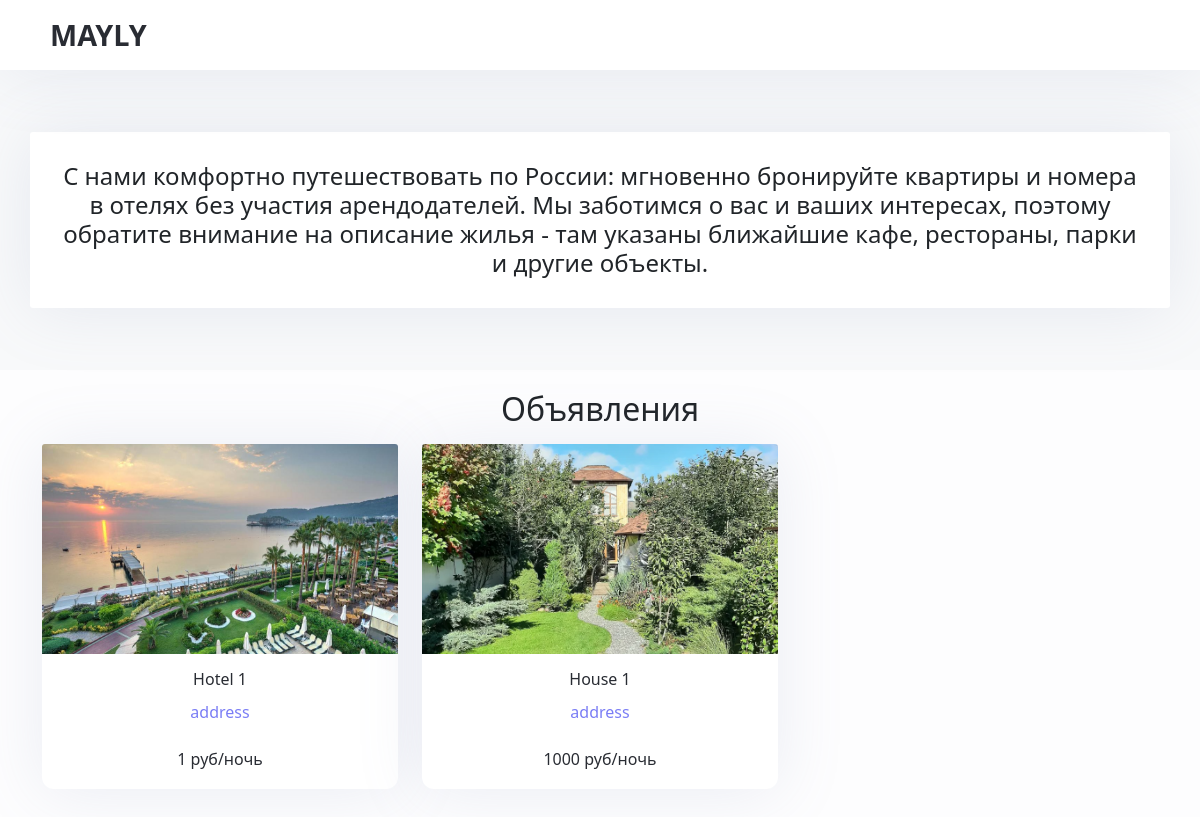
Before: / with the older database file.
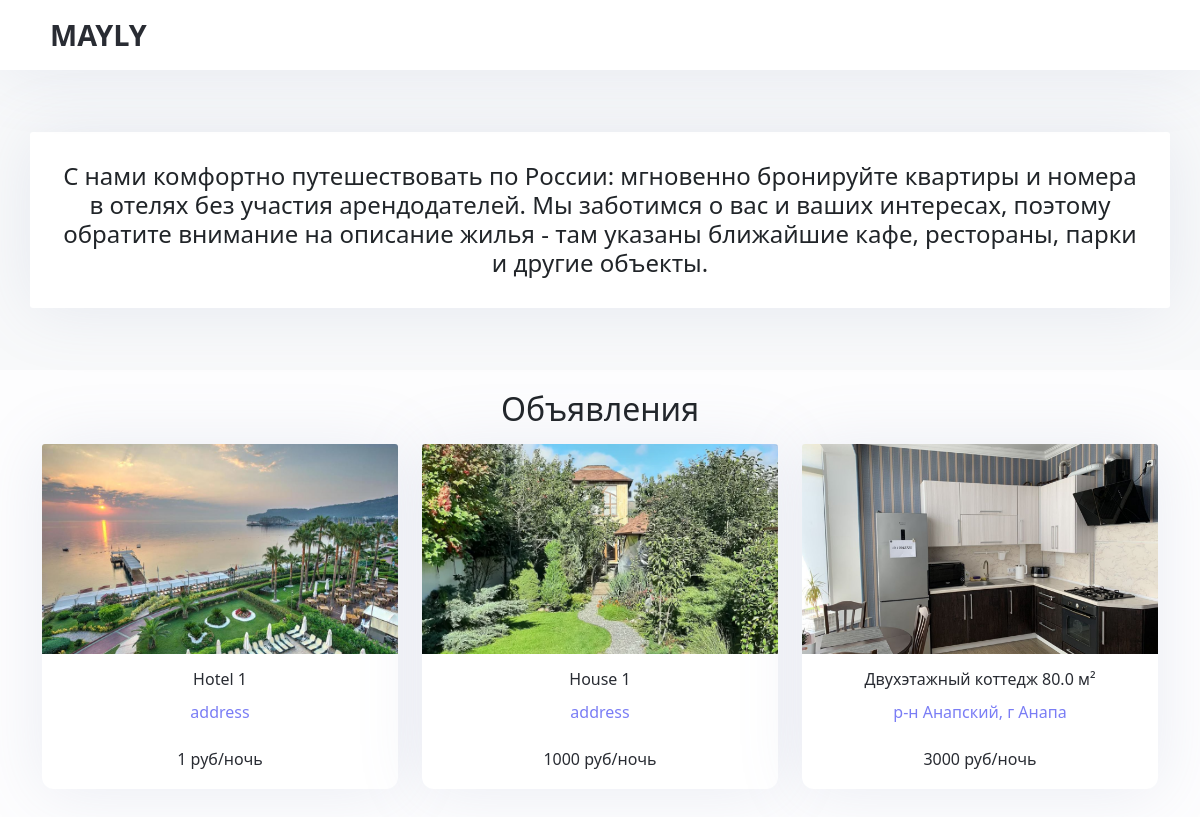
After: the same page with the newer database file.
### main_app/models.py (models this page shows, shortened)
class Apartment(models.Model):
    TYPE_CHOICES = (
        ('Flat', 'Квартира/Дом'),
        ('Hotel', 'Отель'),
        ('Room_in_hotel', 'Номер'),
        ('Room', 'Комната'),
    )
    type = models.CharField("Тип", choices=TYPE_CHOICES, default='', max_length=50)
    name = models.CharField("Название", default='', null=True, blank=True, max_length=250)
    description = models.TextField("Описание", default='', blank=True)
    is_full = models.BooleanField("Заполненно?", default=False)
    hotel_id = models.CharField("hotel_id", default='', blank=True, max_length=50)
    address = models.TextField("Адрес", default='', blank=True)
    cost = models.IntegerField('Цена', default=1)
    owner_email = models.EmailField('Email хозяина', default='', blank=True)
    are_we_intermediary = models.BooleanField("Мы посредник?", default=False)
    owner_contacts = models.TextField('Контакты хозяина', default='', blank=True)

class Gallery(models.Model):
    image = models.ImageField(upload_to='gallery')
    apartment = models.ForeignKey(Apartment, on_delete=models.CASCADE, related_name='images')

### main_app/views.py (the view)
# urls.py: path('', views.index, name='index'),
def index(request):
    res_data = {'apartments': Apartment.objects.filter(is_full=False).exclude(type='Room_in_hotel')}
    return render(request, 'main_app/index.html', res_data)

### templates/main_app/index.html (shortened to what this page needs)
{% extends 'base.html' %}
{% load static %}
{% block links %}
    <link rel="stylesheet" href="{% static 'css/slimselect.min.css' %}">
    <link rel="stylesheet" href="{% static 'css/main_app/index.css' %}">
{% endblock links %}
{% block content %}
    <div class="about-us-box">
        <div class="box">
            <h4 class="text-center">С нами комфортно путешествовать по России: мгновенно бронируйте квартиры и номера в отелях без участия арендодателей. Мы заботимся о вас и ваших интересах, поэтому обратите внимание на описание жилья - там указаны ближайшие кафе, рестораны, парки и другие объекты.</h4>
        </div>
    </div>
    <div class="container">
        <h2 class="text-center mb-3">Объявления</h2>
        <div class="row">
            {% for apartment in apartments %}
                <a href="/advertisement/{{ apartment.id }}" class="col-12 col-md-6 col-lg-4 col-xxl-3 mb-5" style="cursor: pointer;">
                    <div class="card advertisement-card" style="width: 18rem;">
                        {% with apartment.images.all|first as img %}
                            <div class="img-box">
                                <img src="{{ img.image.url }}" class="card-img-top" alt="...">
                            </div>
                        {% endwith %}
                        <div class="card-body">
                            <h6 class="card-title name">{{ apartment.name }}</h6>
                            <p class="card-text address-box">
                                <span class="address">{{ apartment.address }}</span>
                            </p>
                            <h6 class="card-title cost">{{ apartment.cost }} руб/ночь</h6>
                        </div>
                    </div>
                </a>
            {% empty %}
                <h3 class="text-center">В данный момент все жильё к сожалению занято</h3>
            {% endfor %}
        </div>
    </div>
{% endblock content %}

### templates/base.html (shortened to what this page needs)
<!DOCTYPE html>
<html lang="ru">
{% load static %}
<head>
    <link rel="stylesheet" href="{% static 'css/bootstrap.min.css' %}">
    {% block links %}{% endblock %}
</head>
<body>
    <nav class="navbar navbar-expand-lg">
        <a class="navbar-brand" href="/">MAYLY</a>
    </nav>
    <main>
        {% block content %}
        {% endblock %}
    </main>
</body>
</html>

### static/css/main_app/index.css (style rules this page uses)
html, body { position: relative; margin: 0; padding: 0; min-height: 100vh; background: #FDFDFE; }
a { text-decoration: none; color: inherit; cursor: pointer; }
h1, h2, h3, h4, h5 { padding: 0; margin: 0; }
nav { box-shadow: 0 2px 66px rgba(125, 143, 179, 0.15); background: #ffffff; }
nav.navbar { min-height: 70px; }
@media (min-width: 767px) { nav.navbar { padding: 0 50px; } }
nav .navbar-brand { color: #292C33; font-size: 1.8rem; font-weight: bold; margin: 0; }
.advertisement-card { position: relative; min-height: 345px; max-height: 345px; box-shadow: 0 2px 66px rgba(125, 143, 179, 0.15); border-radius: 12px; border: 0px solid; min-width: 100%; background: #ffffff; padding: 0; text-align: center; }
.advertisement-card .img-box { min-height: 210px; max-height: 210px; }
.advertisement-card .img-box img { object-fit: cover; min-height: 210px; max-height: 210px; }
.advertisement-card .name { color: #292C33; max-height: 45px; min-height: 30px; overflow: hidden; margin-bottom: 0; }
.advertisement-card .address-box { margin: 0 0 5px; max-height: 45px; min-height: 45px; overflow: hidden; color: #424347; }
.advertisement-card .address-box .address { color: #7A7DF5; }
.advertisement-card .cost { color: #292C33; max-height: 30px; min-height: 30px; overflow: hidden; margin-bottom: 0; }
.box { padding: 30px; border-radius: 3px; background-color: #ffffff; box-shadow: 0 2px 66px rgba(125, 143, 179, 0.15); }
.about-us-box { padding: 30px; min-height: 300px; background: #F8F9FA; margin-bottom: 20px; display: flex; justify-content: center; align-items: center; }

Changed rows visible on the page:
added Apartment: image (picture), name "Двухэтажный коттедж 80.0 м²", address "р-н Анапский, г Анапа", cost "3000"
